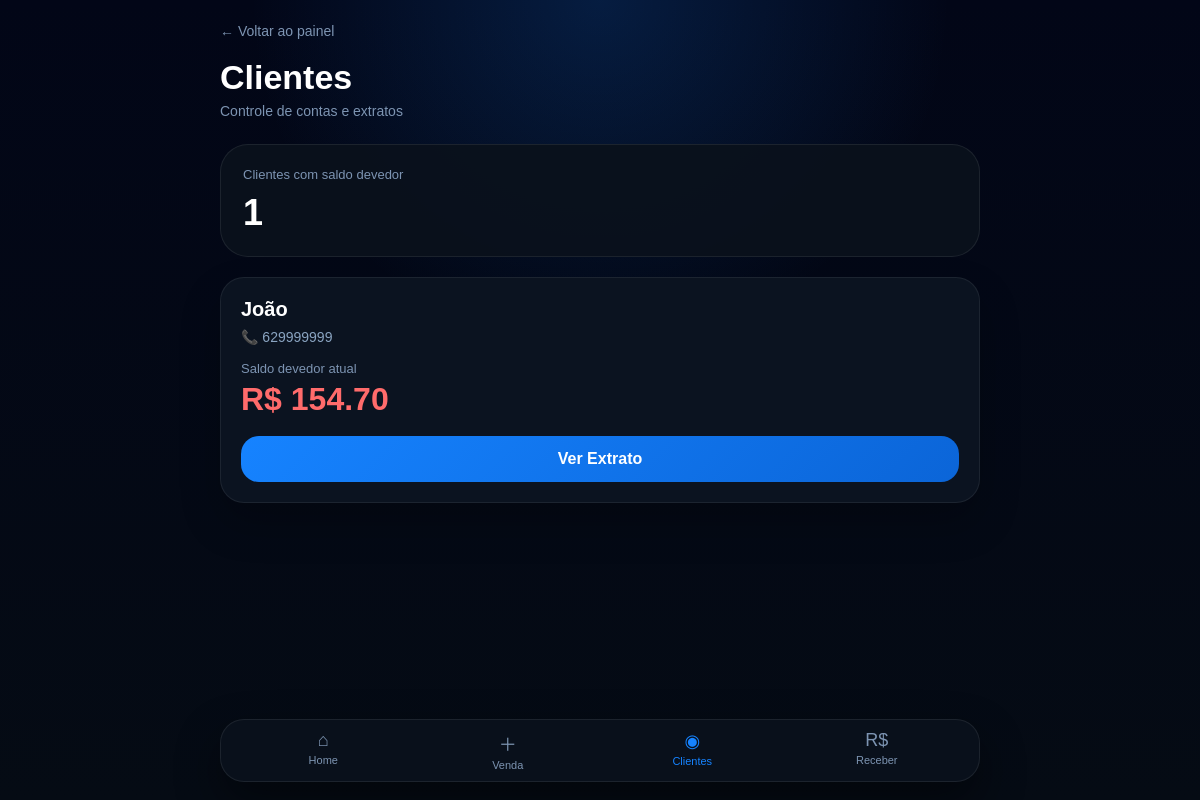
Before: /clientes with the older database file.
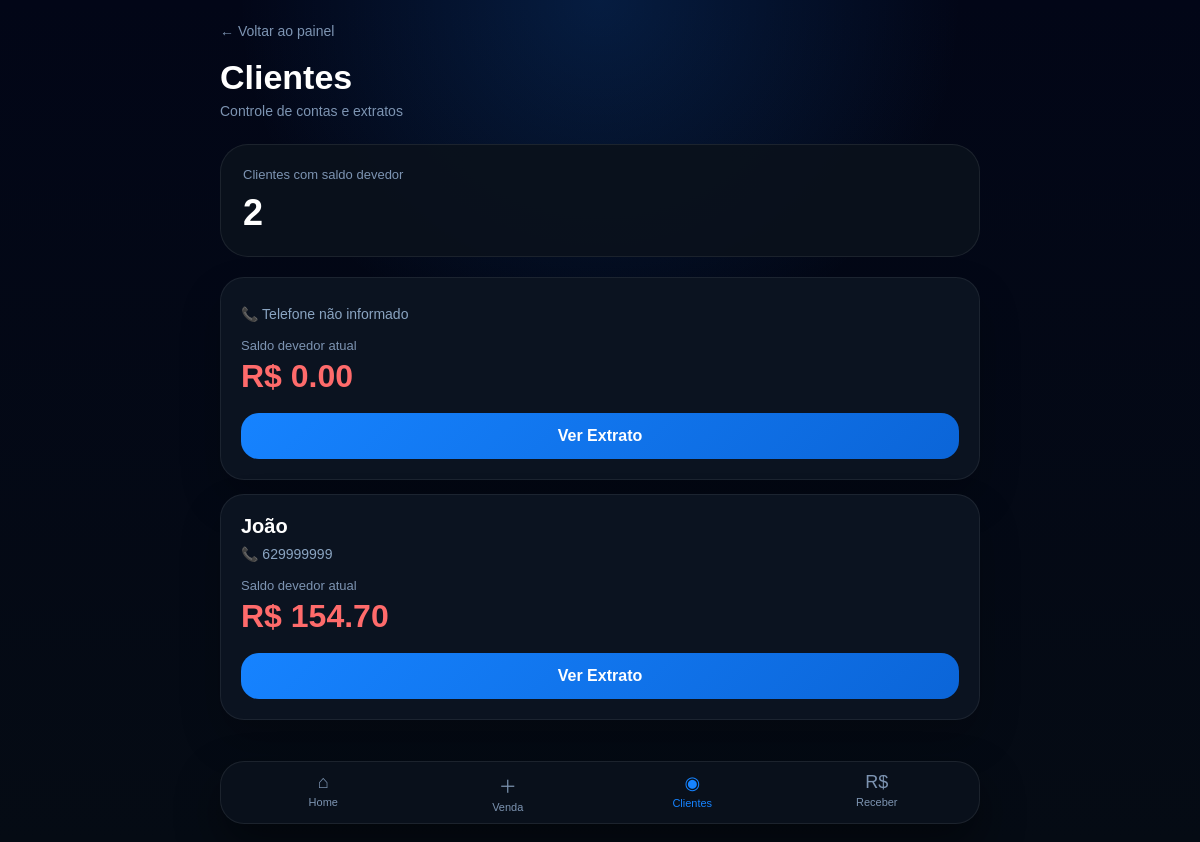
After: the same page with the newer database file.
### tables this page shows
CREATE TABLE clientes (
    id INTEGER PRIMARY KEY AUTOINCREMENT,
    nome TEXT NOT NULL,
    telefone TEXT,
    saldo_fiado REAL DEFAULT 0,
    data_cadastro TEXT
);

### backend/app.py (the view)
@app.get("/clientes")
def pagina_clientes(request: Request):
    conexao = sqlite3.connect(BANCO)
    cursor = conexao.cursor()
    cursor.execute("""
        SELECT id, nome, telefone, saldo_fiado
        FROM clientes
        ORDER BY nome
    """)
    clientes = cursor.fetchall()
    conexao.close()
    return templates.TemplateResponse(
        request,
        "clientes.html",
        {"clientes": clientes}
    )

### backend/templates/clientes.html (shortened to what this page needs)
<!DOCTYPE html>
<html lang="pt-BR">
<head>
</head>
<body>
<div class="container">
    <div class="header">
        <a class="voltar-topo" href="/">
            ← Voltar ao painel
        </a>
        <h1>Clientes</h1>
        <div class="subtitulo">
            Controle de contas e extratos
        </div>
    </div>
    <div class="resumo">
        <div class="resumo-label">
            Clientes com saldo devedor
        </div>
        <div class="resumo-valor">
            {{ clientes|length }}
        </div>
    </div>
    <div class="lista-clientes">
        {% if clientes %}
            {% for cliente in clientes %}
            <div class="card">
                <div class="nome">
                    {{ cliente[1] }}
                </div>
                <div class="telefone">
                    📞 {{ cliente[2] or "Telefone não informado" }}
                </div>
                <div class="saldo-label">
                    Saldo devedor atual
                </div>
                <div class="saldo">
                    R$ {{ "%.2f"|format(cliente[3] or 0) }}
                </div>
                <a class="botao"
                   href="/clientes/{{ cliente[0] }}">
                    Ver Extrato
                </a>
            </div>
            {% endfor %}
        {% else %}
            <div class="sem-clientes">
                Nenhum cliente com saldo pendente.
            </div>
        {% endif %}
    </div>
</div>
<nav class="bottom-nav">
    <a class="nav-item" href="/">
        <span class="nav-icon">⌂</span>
        Home
    </a>
    <a class="nav-item" href="/nova-venda">
        <span class="nav-icon">＋</span>
        Venda
    </a>
    <a class="nav-item active" href="/clientes">
        <span class="nav-icon">◉</span>
        Clientes
    </a>
    <a class="nav-item" href="/receber-pagamento">
        <span class="nav-icon">R$</span>
        Receber
    </a>
</nav>
</body>
</html>

Changed rows visible on the page:
added clientes: telefone "Telefone não informado", saldo_fiado "0.00"
Other visible differences:
{{ clientes|length }}: "1" → "2"
